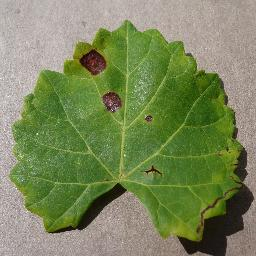
#> input picture Grape-Dataset/full/Grape___Black_rot/0d907173-6ef8-4fbd-b682-f0a7a5263de0___FAM_B.Rot 3298_flipLR.JPG, 256 x 256 px; its folder holds only this picture in this run
$ jupyter execute --allow-errors svm.ipynb
#> lines starting #> are read from the running program, lines starting #| are printed output that depends on the picture
#> further down, img_array is the input picture: shape (256, 256, 3); mean R, G, B 122.8, 135.1, 90.9
#> `img_resized=resize(img_array,(150,150,3))`:
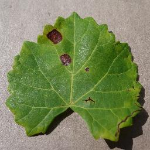
#> img_resized: shape (150, 150, 3) float64; mean R, G, B 0.482, 0.53, 0.356
#> pass 2 of the loop `for i in Categories:`:
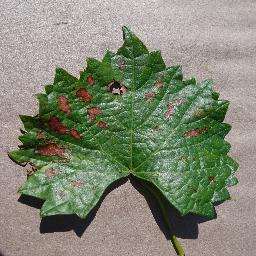
#> input picture Grape-Dataset/full/Grape___Esca_(Black_Measles)/40bb979c-d121-44c1-b522-9f5b5b28dddd___FAM_B.Msls 1274_flipLR.JPG, 256 x 256 px
#> img_array is the input picture: shape (256, 256, 3); mean R, G, B 130.1, 135.2, 116.3
#> `img_resized=resize(img_array,(150,150,3))`:
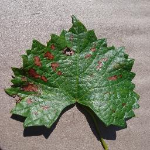
#> img_resized: shape (150, 150, 3) float64; mean R, G, B 0.51, 0.53, 0.456
# SVM for Posture Recognition
### Accuracy - 84.2%

[cell 1]
# importing necessary libraries
import numpy as np
import pandas as pd
import os
from sklearn import svm
from sklearn.model_selection import GridSearchCV
import matplotlib.pyplot as plt
from skimage.transform import resize
from skimage.io import imread
from sklearn.model_selection import train_test_split
from sklearn.metrics import classification_report,accuracy_score,confusion_matrix
import pickle

[cell 2]
Categories = ['Grape___Black_rot', 'Grape___Esca_(Black_Measles)', 'Grape___Leaf_blight_(Isariopsis_Leaf_Spot)', 'Grape___healthy']
print(len(Categories))
flat_data_arr=[]
target_arr=[]

datadir= "./Grape-Dataset/full"
#> (the rest of this cell did not finish here and is left out)
